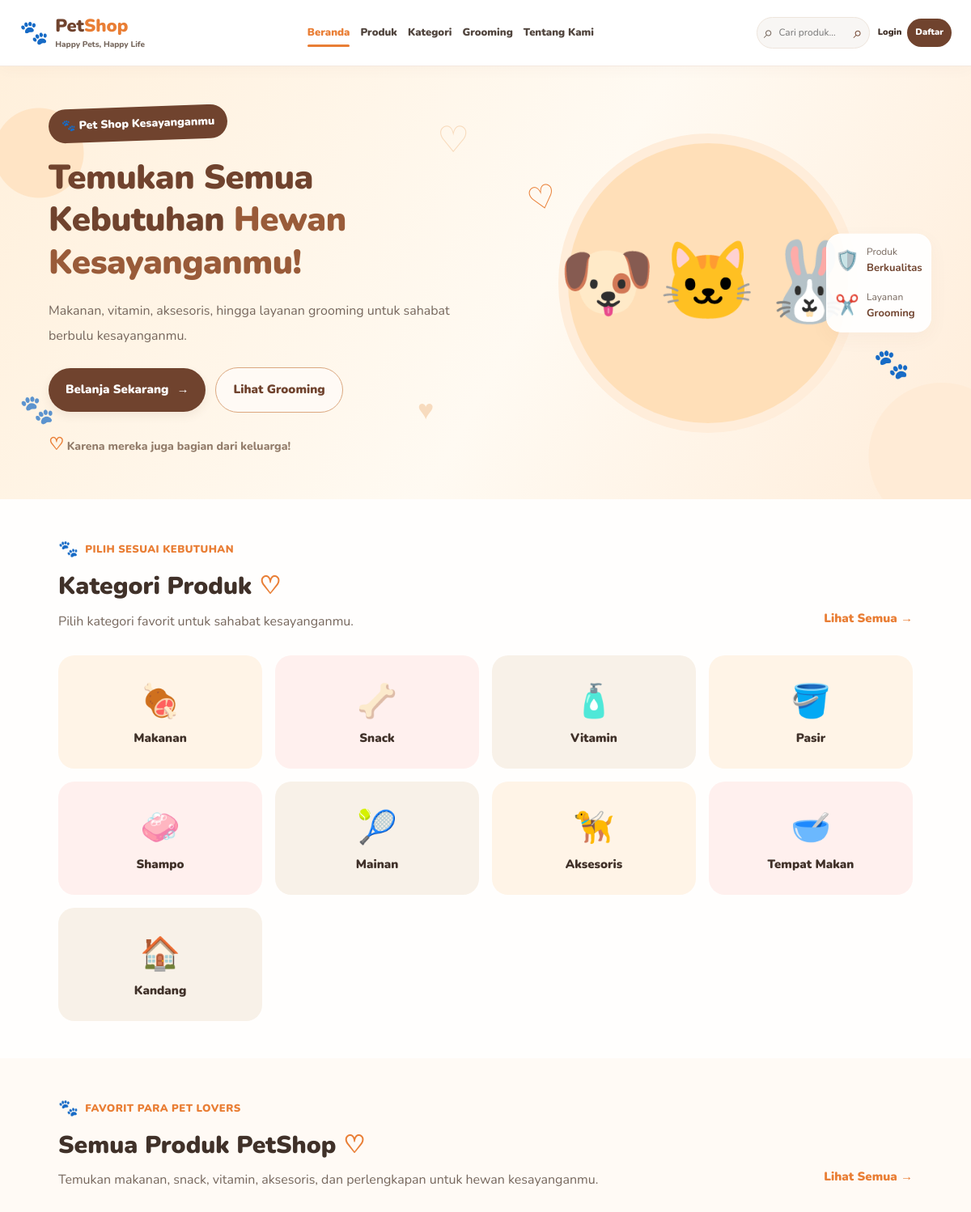
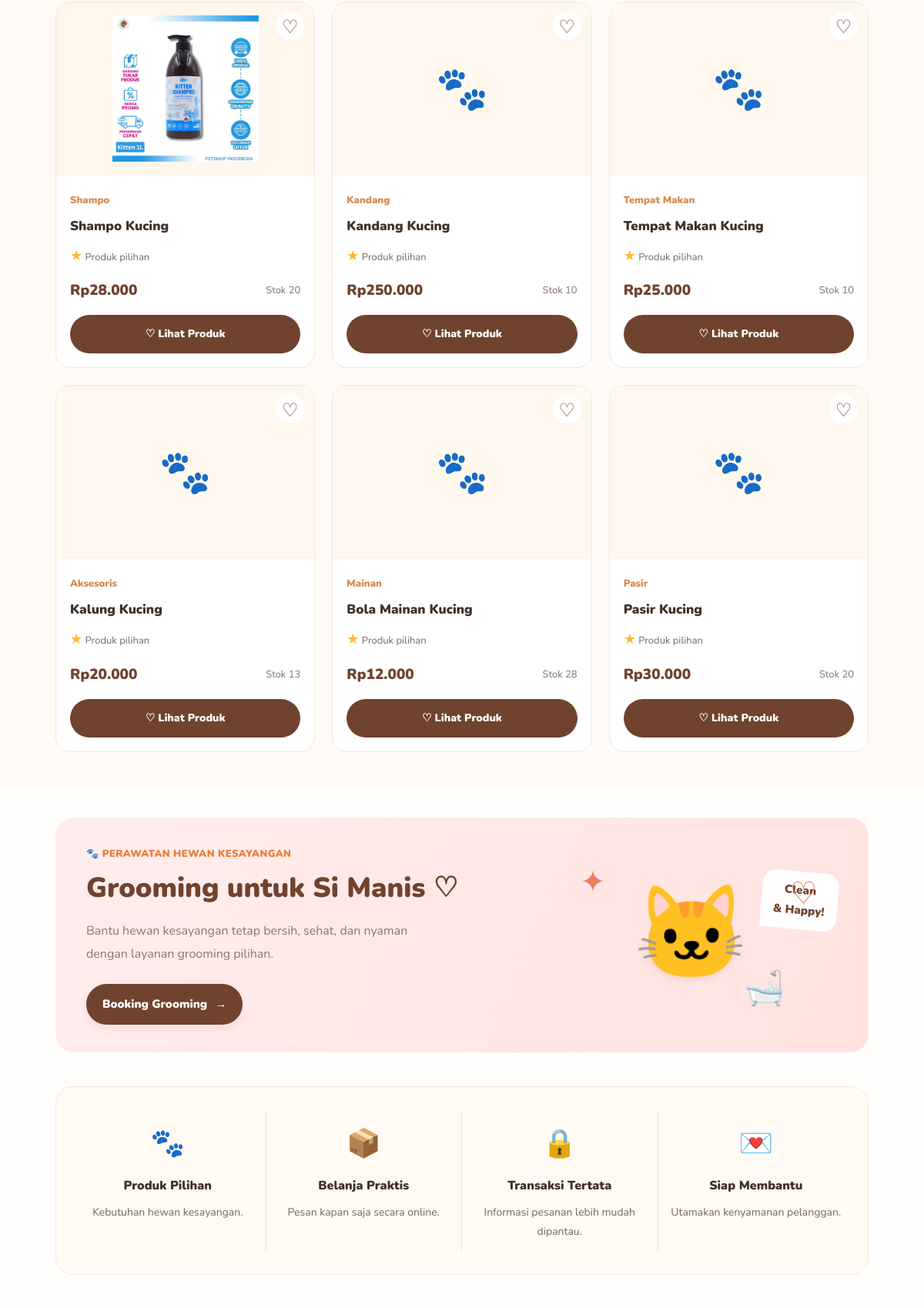
The page / (upper part) on the database its author committed (2 pictures, top to bottom).
### tables this page shows
CREATE TABLE `kategori` (
  `id` int NOT NULL,
  `nama_kategori` varchar(100) NOT NULL
);

CREATE TABLE `produk` (
  `id` int NOT NULL,
  `kategori_id` int NOT NULL,
  `nama_produk` varchar(150) NOT NULL,
  `deskripsi` text,
  `harga` decimal(12,2) NOT NULL,
  `stok` int NOT NULL DEFAULT '0',
  `gambar` varchar(255) DEFAULT NULL,
  `created_at` timestamp NULL DEFAULT CURRENT_TIMESTAMP
);

### index.php (the view, shortened to what this page needs)
<?php
require_once 'config/koneksi.php';
function e($value) {
    return htmlspecialchars((string)($value ?? ''), ENT_QUOTES, 'UTF-8');
}
function gambarProduk($gambar) {
    $gambar = trim(str_replace('\\', '/', (string)($gambar ?? '')));
    return 'assets/img/produk/' . basename($gambar);
}
$kategori = mysqli_query($koneksi, "
    SELECT * FROM kategori
    ORDER BY id ASC
");
$produk = mysqli_query($koneksi, "
    SELECT p.*, k.nama_kategori
    FROM produk p
    LEFT JOIN kategori k ON p.kategori_id = k.id
    ORDER BY p.id DESC
    LIMIT 6
");
$namaPengguna = $_SESSION['nama'] ?? '';
$role = $_SESSION['role'] ?? '';
$isLogin = isset($_SESSION['user_id']);
$isAdmin = $isLogin && $role === 'admin';
$gambarKategori = [
    'makanan'      => '🍖',
    'snack'        => '🦴',
    'vitamin'      => '🧴',
    'pasir'        => '🪣',
    'shampo'       => '🧼',
    'mainan'       => '🎾',
    'aksesoris'    => '🦮',
    'tempat makan' => '🥣',
    'kandang'      => '🏠'
];
?>
<!DOCTYPE html>
<html lang="id">
<head>
    <link rel="stylesheet" href="assets/css/style.css">
</head>
<body>
<header class="navbar">
    <a href="index.php" class="brand">
        <span class="brand-paw">🐾</span>
        <span>
            <strong>Pet<span class="brand-orange">Shop</span></strong>
            <small>Happy Pets, Happy Life</small>
        </span>
    </a>
    <nav class="nav-menu" id="navMenu">
        <a href="index.php" class="nav-link active">Beranda</a>
        <a href="produk.php" class="nav-link">Produk</a>
        <a href="#kategori" class="nav-link">Kategori</a>
        <a href="grooming.php" class="nav-link">Grooming</a>
        <a href="#tentang" class="nav-link">Tentang Kami</a>
    </nav>
    <form class="search-box" action="produk.php" method="GET">
        <span>⌕</span>
        <input type="search"
               name="cari"
               placeholder="Cari produk..."
               aria-label="Cari produk">
        <button type="submit" aria-label="Cari">⌕</button>
    </form>
    <div class="nav-actions">
        <?php if ($isLogin): ?>
            <span class="welcome-user">
                Hai, <?= e($namaPengguna) ?>!
            </span>
            <?php if ($isAdmin): ?>
                <a href="admin/dashboard.php" class="btn-small">
                    Dashboard
                </a>
            <?php endif; ?>
            <a href="logout.php" class="btn-small">
                Logout
            </a>
        <?php else: ?>
            <a href="login.php" class="login-link">Login</a>
            <a href="register.php" class="btn-small">Daftar</a>
        <?php endif; ?>
    </div>
</header>
<main>
    <section class="hero">
        <div class="hero-decoration paw-one">🐾</div>
        <div class="hero-decoration heart-one">♡</div>
        <div class="hero-decoration heart-two">♥</div>
        <div class="hero-content">
            <div class="hero-label">🐾 Pet Shop Kesayanganmu</div>
            <h1>
                Temukan Semua Kebutuhan
                <span>Hewan Kesayanganmu!</span>
            </h1>
            <p>
                Makanan, vitamin, aksesoris, hingga layanan grooming
                untuk sahabat berbulu kesayanganmu.
            </p>
            <div class="hero-buttons">
                <a href="produk.php" class="btn-primary">
                    Belanja Sekarang <span>→</span>
                </a>
                <a href="grooming.php" class="btn-outline">
                    Lihat Grooming
                </a>
            </div>
            <div class="hero-note">
                <span>♡</span>
                Karena mereka juga bagian dari keluarga!
            </div>
        </div>
        <div class="hero-visual">
            <div class="hero-circle"></div>
            <div class="hero-fallback" id="heroFallback">
                <span>🐶</span>
                <span>🐱</span>
                <span>🐰</span>
            </div>
            <div class="doodle doodle-heart">♡</div>
            <div class="doodle doodle-paw">🐾</div>
            <div class="hero-benefits">
                <div>
                    <span>🛡️</span>
                    <p>Produk<br><strong>Berkualitas</strong></p>
                </div>
                <div>
                    <span>✂️</span>
                    <p>Layanan<br><strong>Grooming</strong></p>
                </div>
            </div>
        </div>
    </section>
    <section class="section" id="kategori">
        <div class="section-heading">
            <div>
                <div class="eyebrow">
                    <span>🐾</span>
                    PILIH SESUAI KEBUTUHAN
                </div>
                <h2>
                    Kategori Produk
                    <span class="heading-heart">♡</span>
                </h2>
                <p>Pilih kategori favorit untuk sahabat kesayanganmu.</p>
            </div>
            <a href="produk.php" class="text-link">Lihat Semua →</a>
        </div>
        <div class="category-grid">
            <?php if ($kategori && mysqli_num_rows($kategori) > 0): ?>
                <?php while ($k = mysqli_fetch_assoc($kategori)): ?>
                    <?php
                    $namaKategori = $k['nama_kategori'];
                    $keyKategori = strtolower(trim($namaKategori));
                    $ikon = $gambarKategori[$keyKategori] ?? '🐾';
                    ?>
                    <a class="category-card"
                       href="produk.php?kategori=<?= (int) $k['id'] ?>">
                        <span class="category-icon"><?= $ikon ?></span>
                        <strong><?= e($namaKategori) ?></strong>
                    </a>
                <?php endwhile; ?>
            <?php else: ?>
                <p>Belum ada kategori produk.</p>
            <?php endif; ?>
        </div>
    </section>
    <section class="section products-section" id="produk">
        <div class="section-heading">
            <div>
                <div class="eyebrow">
                    <span>🐾</span>
                    FAVORIT PARA PET LOVERS
                </div>
                <h2>
                    Semua Produk PetShop
                    <span class="heading-heart">♡</span>
                </h2>
                <p>
                    Temukan makanan, snack, vitamin, aksesoris, dan
                    perlengkapan untuk hewan kesayanganmu.
                </p>
            </div>
            <a href="produk.php" class="text-link">Lihat Semua →</a>
        </div>
        <div class="product-grid">
            <?php if ($produk && mysqli_num_rows($produk) > 0): ?>
                <?php while ($p = mysqli_fetch_assoc($produk)): ?>
                    <?php $pathGambar = gambarProduk($p['gambar'] ?? ''); ?>
                    <article class="product-card">
                        <a class="product-picture"
                           href="detail.php?id=<?= (int) $p['id'] ?>">
                            <?php if ($pathGambar !== ''): ?>
                                <img
                                    src="<?= e($pathGambar) ?>"
                                    alt="<?= e($p['nama_produk']) ?>"
                                    loading="lazy"
                                    onerror="this.style.display='none';this.nextElementSibling.style.display='flex';">
                            <?php endif; ?>
                            <div class="product-fallback"
                                 style="<?= $pathGambar !== '' ? 'display:none' : '' ?>">
                                🐾
                            </div>
                            <span class="picture-heart">♡</span>
                        </a>
                        <div class="product-details">
                            <span class="product-category">
                                <?= e($p['nama_kategori'] ?? 'Produk') ?>
                            </span>
                            <h3>
                                <a href="detail.php?id=<?= (int) $p['id'] ?>">
                                    <?= e($p['nama_produk']) ?>
                                </a>
                            </h3>
                            <div class="product-rating">
                                <span>★</span>
                                Produk pilihan
                            </div>
                            <div class="product-bottom">
                                <strong class="product-price">
                                    Rp<?= number_format(
                                        (float) $p['harga'],
                                        0,
                                        ',',
                                        '.'
                                    ) ?>
                                </strong>
                                <span class="product-stock">
                                    Stok <?= (int) $p['stok'] ?>
                                </span>
                            </div>
                            <a href="detail.php?id=<?= (int) $p['id'] ?>"
                               class="btn-add-cart">
                                ♡ Lihat Produk
                            </a>
                        </div>
                    </article>
                <?php endwhile; ?>
            <?php endif; ?>
        </div>
    </section>
    <section class="grooming-wrap">
        <div class="grooming-card">
            <div class="grooming-copy">
                <div class="eyebrow">
                    🐾 PERAWATAN HEWAN KESAYANGAN
                </div>
                <h2>Grooming untuk Si Manis ♡</h2>
                <p>
                    Bantu hewan kesayangan tetap bersih, sehat, dan
                    nyaman dengan layanan grooming pilihan.
                </p>
                <a href="grooming.php" class="btn-primary">
                    Booking Grooming <span>→</span>
                </a>
            </div>
            <div class="grooming-art">
                <span class="grooming-sparkle">✦</span>
                <span class="grooming-pet">🐱</span>
                <span class="grooming-bubble">Clean<br>&amp; Happy!</span>
                <span class="grooming-heart">♡</span>
                <span class="grooming-tub">🛁</span>
            </div>
        </div>
    </section>
    <section class="service-section" id="tentang">
        <div class="service-item">
            <span>🐾</span>
            <h3>Produk Pilihan</h3>
            <p>Kebutuhan hewan kesayangan.</p>
        </div>
        <div class="service-item">
            <span>📦</span>
            <h3>Belanja Praktis</h3>
            <p>Pesan kapan saja secara online.</p>
        </div>
        <div class="service-item">
            <span>🔒</span>
            <h3>Transaksi Tertata</h3>
            <p>Informasi pesanan lebih mudah dipantau.</p>
        </div>
        <div class="service-item">
            <span>💌</span>
            <h3>Siap Membantu</h3>
            <p>Utamakan kenyamanan pelanggan.</p>
        </div>
    </section>
</main>
</body>
</html>

### rows shown on the page
kategori: nama_kategori "🍖", nama_kategori "Makanan"
kategori: nama_kategori "🦴", nama_kategori "Snack"
kategori: nama_kategori "🧴", nama_kategori "Vitamin"
kategori: nama_kategori "🪣", nama_kategori "Pasir"
kategori: nama_kategori "🧼", nama_kategori "Shampo"
kategori: nama_kategori "🎾", nama_kategori "Mainan"
kategori: nama_kategori "🦮", nama_kategori "Aksesoris"
kategori: nama_kategori "🥣", nama_kategori "Tempat Makan"
kategori: nama_kategori "🏠", nama_kategori "Kandang"
produk: gambar (picture), kategori.nama_kategori "Shampo", nama_produk "Shampo Kucing", harga "28.000", stok "20"
produk: kategori.nama_kategori "Kandang", nama_produk "Kandang Kucing", harga "250.000", stok "10"
produk: kategori.nama_kategori "Tempat Makan", nama_produk "Tempat Makan Kucing", harga "25.000", stok "10"
produk: kategori.nama_kategori "Aksesoris", nama_produk "Kalung Kucing", harga "20.000", stok "13"
produk: kategori.nama_kategori "Mainan", nama_produk "Bola Mainan Kucing", harga "12.000", stok "28"
produk: kategori.nama_kategori "Pasir", nama_produk "Pasir Kucing", harga "30.000", stok "20"
